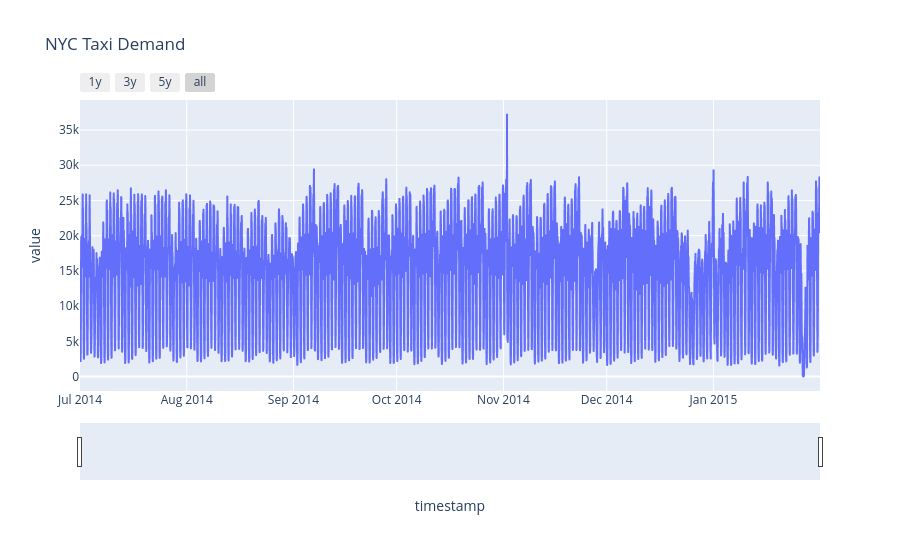

Notebook code cell kept with this figure:
### Code cell
fig = px.line(df.reset_index(), x='timestamp', y='value', title='NYC Taxi Demand')

fig.update_xaxes(
    rangeslider_visible=True,
    rangeselector=dict(
        buttons=list([
            dict(count=1, label="1y", step="year", stepmode="backward"),
            dict(count=2, label="3y", step="year", stepmode="backward"),
            dict(count=3, label="5y", step="year", stepmode="backward"),
            dict(step="all")
        ])
    )
)
fig.show()

### Figure 1 — Plotly figure (JSON) as saved in the notebook; plotly's stock layout.template omitted (floating-point values rounded to 4 significant figures; data arrays with more than 128 entries replaced by an {"elided": "..."} marker saying what was removed)
{"data": [{"hovertemplate": "timestamp=%{x}<br>value=%{y}<extra></extra>", "legendgroup": "", "line": {"color": "#636efa", "dash": "solid"}, "marker": {"symbol": "circle"}, "mode": "lines", "name": "", "showlegend": false, "type": "scattergl", "x": {"elided": "5160 str values"}, "xaxis": "x", "y": {"elided": "5160 float values"}, "yaxis": "y"}], "layout": {"legend": {"tracegroupgap": 0}, "title": {"text": "NYC Taxi Demand"}, "xaxis": {"anchor": "y", "domain": [0, 1], "rangeselector": {"buttons": [{"count": 1, "label": "1y", "step": "year", "stepmode": "backward"}, {"count": 2, "label": "3y", "step": "year", "stepmode": "backward"}, {"count": 3, "label": "5y", "step": "year", "stepmode": "backward"}, {"step": "all"}]}, "rangeslider": {"visible": true}, "title": {"text": "timestamp"}}, "yaxis": {"anchor": "x", "domain": [0, 1], "title": {"text": "value"}}}}
